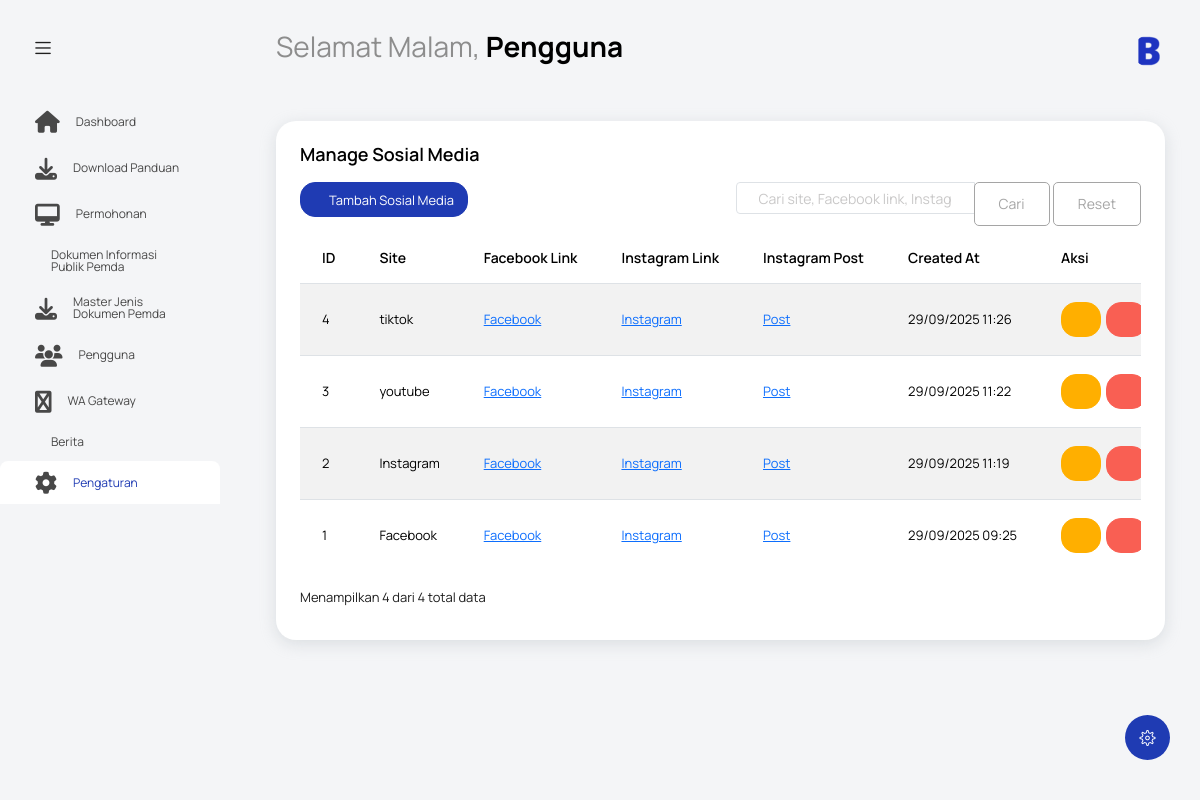
Page /index.php?controller=sosialmedia&action=index (signed in) on the committed database.
### tables this page shows
CREATE TABLE `sosial_media` (
  `id_sosial_media` int NOT NULL,
  `site` varchar(255) NOT NULL,
  `facebook_link` varchar(512) DEFAULT NULL,
  `instagram_link` varchar(512) DEFAULT NULL,
  `instagram_post` varchar(512) DEFAULT NULL,
  `created_at` datetime DEFAULT CURRENT_TIMESTAMP,
  `updated_at` datetime DEFAULT CURRENT_TIMESTAMP ON UPDATE CURRENT_TIMESTAMP
);

### controllers/SosialMediaController.php (called while the page is built, shortened)
<?php
require_once 'models/SosialMediaModel.php';
class SosialMediaController {
    private $sosialMediaModel;
    public function __construct() {
        global $database;
        $db = $database->getConnection();
        $this->sosialMediaModel = new SosialMediaModel($db);
    }
    public function index() {
        $search = isset($_GET['search']) ? $_GET['search'] : '';
        $page = isset($_GET['page']) && is_numeric($_GET['page']) ? (int)$_GET['page'] : 1;
        $limit = 10;
        $offset = ($page - 1) * $limit;
        $sosialMedia = $this->sosialMediaModel->getAllSosialMedia($search, $limit, $offset);
        $totalCount = $this->sosialMediaModel->getTotalCount($search);
        $totalPages = ceil($totalCount / $limit);
        $data = [
            'sosialMedia' => $sosialMedia,
            'search' => $search,
            'currentPage' => $page,
            'totalPages' => $totalPages,
            'totalCount' => $totalCount,
            'limit' => $limit
        ];
        include 'views/sosial_media/index.php';
    }
}

### models/SosialMediaModel.php (called while the page is built, shortened)
<?php
class SosialMediaModel
{
    private $conn;
    private $table_name = "sosial_media";
    public function __construct($db)
    {
        $this->conn = $db;
    }
    public function getAllSosialMedia($search = '', $limit = 10, $offset = 0)
    {
        $query = "SELECT * FROM " . $this->table_name;
        $params = [];
        $query .= " ORDER BY created_at DESC LIMIT :limit OFFSET :offset";
        $stmt = $this->conn->prepare($query);
        $stmt->bindParam(':limit', $limit, PDO::PARAM_INT);
        $stmt->bindParam(':offset', $offset, PDO::PARAM_INT);
        $stmt->execute();
        return $stmt->fetchAll(PDO::FETCH_ASSOC);
    }
    public function getTotalCount($search = '')
    {
        $query = "SELECT COUNT(*) FROM " . $this->table_name;
        $params = [];
        $stmt = $this->conn->prepare($query);
        $stmt->execute();
        return $stmt->fetchColumn();
    }
}

### views/sosial_media/index.php (the view, shortened to what this page needs)
<?php
include 'template/header.php';
?>
<body class="with-welcome-text">
  <div class="container-scroller">
    <?php include 'template/navbar.php'; ?>
    <div class="container-fluid page-body-wrapper">
      <?php include 'template/setting_panel.php'; ?>
      <?php include 'template/sidebar.php'; ?>
      <div class="main-panel">
        <div class="content-wrapper">
          <div class="row">
            <div class="col-12 grid-margin">
              <div class="card">
                <div class="card-body">
                  <h4 class="card-title">Manage Sosial Media</h4>
                  <div class="row">
                    <div class="col-md-6">
                      <a href="index.php?controller=sosialmedia&action=create" class="btn btn-primary btn-sm mb-3">
                        <i class="mdi mdi-plus"></i> Tambah Sosial Media
                      </a>
                    </div>
                    <div class="col-md-6 text-md-right">
                      <form method="GET" class="form-inline">
                        <div class="input-group">
                          <input type="text" name="search" class="form-control" placeholder="Cari site, Facebook link, Instagram link..." value="<?php echo htmlspecialchars($data['search']); ?>">
                          <div class="input-group-append">
                            <button class="btn btn-outline-secondary" type="submit">Cari</button>
                            <a href="index.php?controller=sosialmedia&action=index" class="btn btn-outline-secondary ml-1">Reset</a>
                          </div>
                        </div>
                      </form>
                    </div>
                  </div>
                  <div class="table-responsive">
                    <table class="table table-striped">
                      <thead>
                        <tr>
                          <th>ID</th>
                          <th>Site</th>
                          <th>Facebook Link</th>
                          <th>Instagram Link</th>
                          <th>Instagram Post</th>
                          <th>Created At</th>
                          <th>Aksi</th>
                        </tr>
                      </thead>
                      <tbody>
                        <?php if (empty($data['sosialMedia'])): ?>
                          <tr>
                            <td colspan="7" class="text-center">Tidak ada data sosial media</td>
                          </tr>
                        <?php else: ?>
                          <?php foreach ($data['sosialMedia'] as $sm): ?>
                          <tr>
                            <td><?php echo htmlspecialchars($sm['id_sosial_media']); ?></td>
                            <td><?php echo htmlspecialchars($sm['site']); ?></td>
                            <td>
                              <?php if (!empty($sm['facebook_link'])): ?>
                                <a href="<?php echo htmlspecialchars($sm['facebook_link']); ?>" target="_blank" title="Kunjungi Facebook">Facebook</a>
                              <?php else: ?>
                                -
                              <?php endif; ?>
                            </td>
                            <td>
                              <?php if (!empty($sm['instagram_link'])): ?>
                                <a href="<?php echo htmlspecialchars($sm['instagram_link']); ?>" target="_blank" title="Kunjungi Instagram">Instagram</a>
                              <?php else: ?>
                                -
                              <?php endif; ?>
                            </td>
                            <td>
                              <?php if (!empty($sm['instagram_post'])): ?>
                                <a href="<?php echo htmlspecialchars($sm['instagram_post']); ?>" target="_blank" title="Lihat Post Instagram">Post</a>
                              <?php else: ?>
                                -
                              <?php endif; ?>
                            </td>
                            <td><?php echo date('d/m/Y H:i', strtotime($sm['created_at'])); ?></td>
                            <td>
                              <div style="display: inline-flex; gap: 5px;">
                                <a href="index.php?controller=sosialmedia&action=edit&id=<?php echo $sm['id_sosial_media']; ?>" class="btn btn-warning btn-sm">
                                  <i class="mdi mdi-pencil"></i>
                                </a>
                                <a href="index.php?controller=sosialmedia&action=delete&id=<?php echo $sm['id_sosial_media']; ?>" class="btn btn-danger btn-sm" onclick="return confirm('Apakah Anda yakin ingin menghapus sosial media ini?')">
                                  <i class="mdi mdi-delete"></i>
                                </a>
                              </div>
                            </td>
                          </tr>
                          <?php endforeach; ?>
                        <?php endif; ?>
                      </tbody>
                    </table>
                  </div>
                  <div class="mt-3">
                    <p>Menampilkan <?php echo count($data['sosialMedia']); ?> dari <?php echo $data['totalCount']; ?> total data</p>
                  </div>
                </div>
              </div>
            </div>
          </div>
        </div>
      </div>
    </div>
  </div>
</body>
</html>

### rows in the picture
sosial_media: id_sosial_media "4", site "tiktok", created_at "29/09/2025 11:26"
sosial_media: id_sosial_media "3", site "youtube", created_at "29/09/2025 11:22"
sosial_media: id_sosial_media "2", site "Instagram", created_at "29/09/2025 11:19"
sosial_media: id_sosial_media "1", site "Facebook", created_at "29/09/2025 09:25"

### other values in the picture
$greeting "Selamat Malam"
$nama "Pengguna"
count($data['sosialMedia']) "4"
$data['totalCount'] "4"
